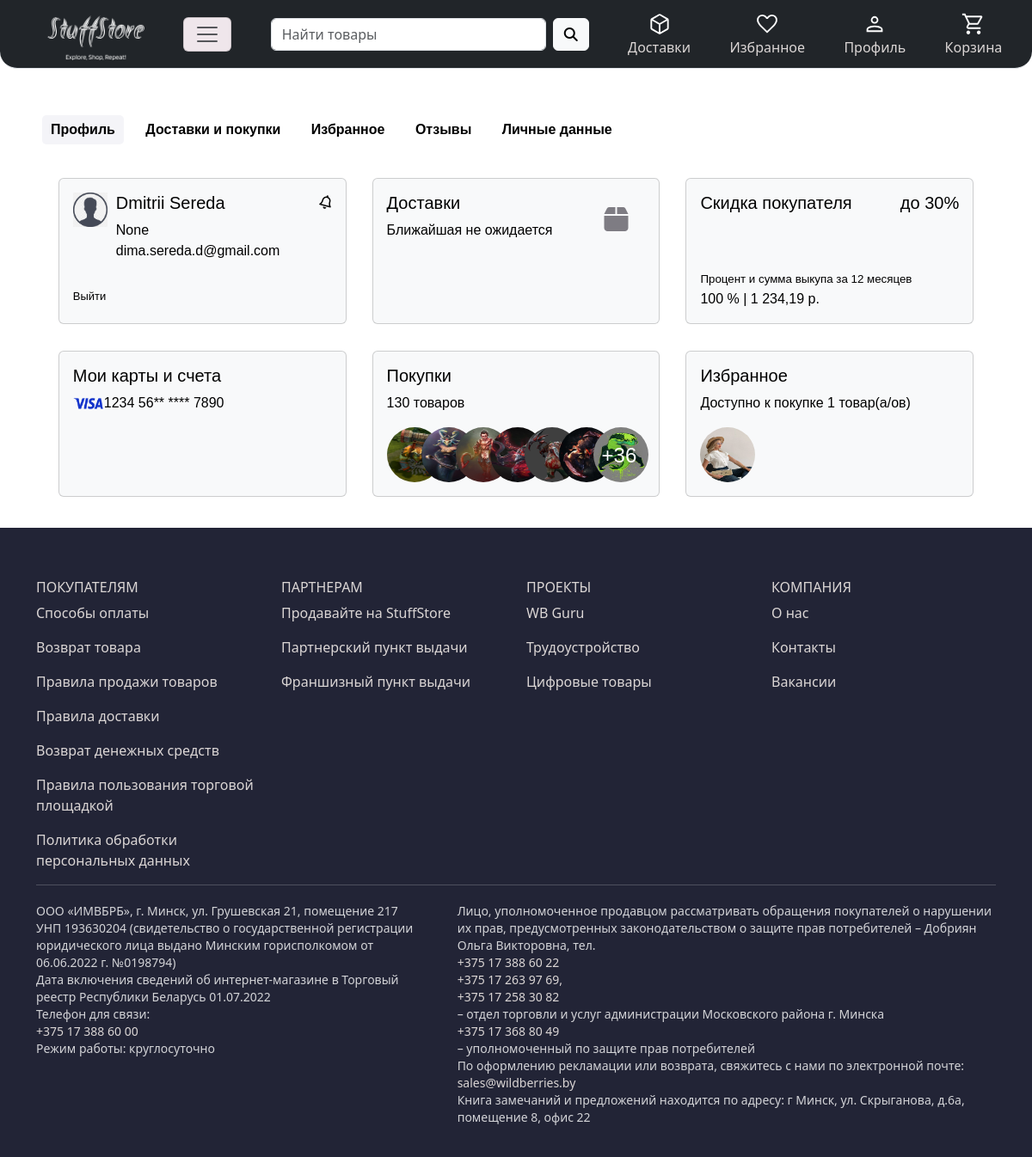
Page /profile/ (signed in) on the earlier database version.
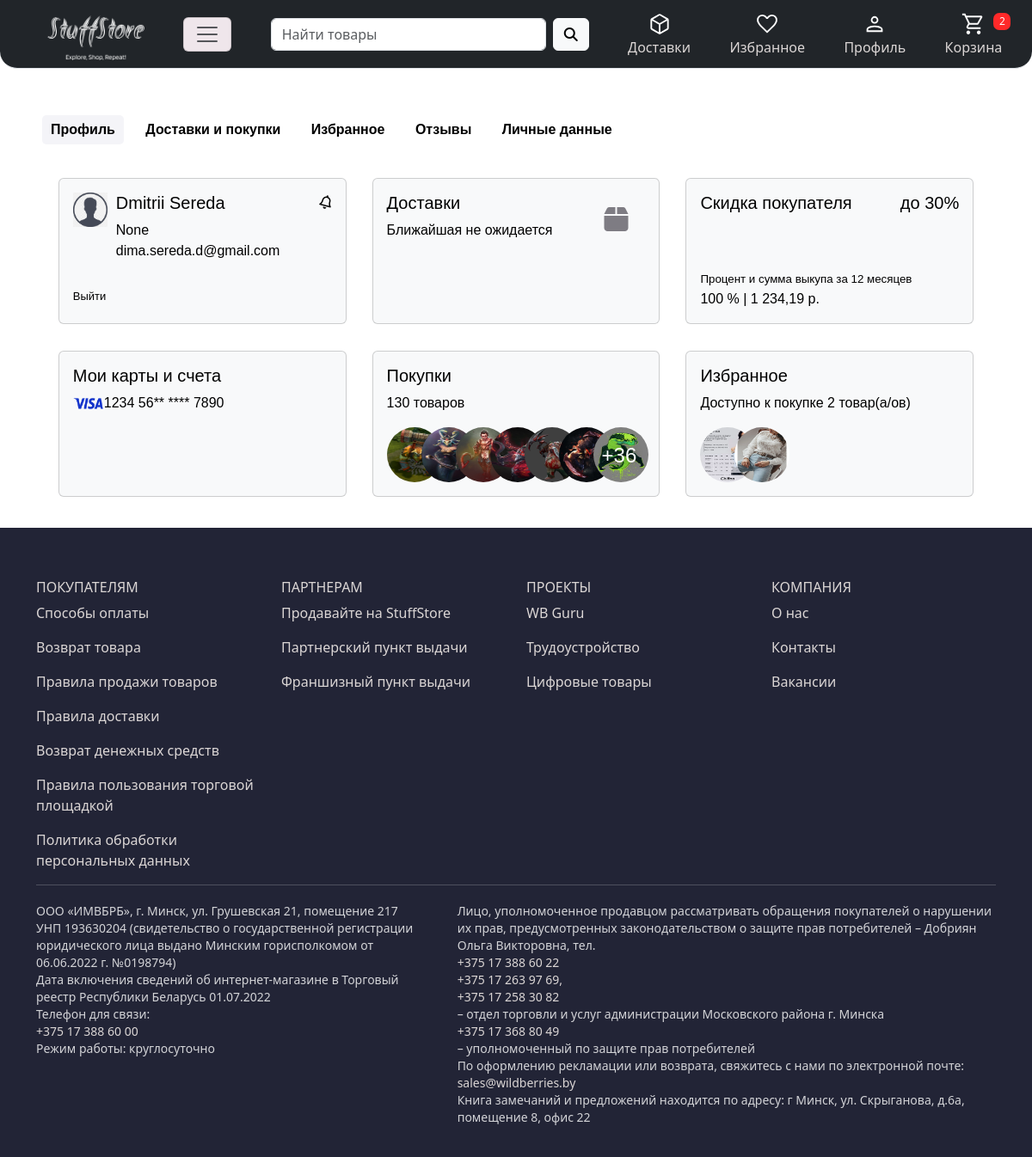
Same page on the later database version.
### users/models.py (models this page shows)
class User(AbstractUser):
    MAN = "0"
    WOMAN = "1"
    GENDER = (
        (MAN, 'Муж.'),
        (WOMAN, 'Жен.')
    )
    phone = models.CharField(max_length=13, null=True, blank=True)
    gender = models.CharField(default=MAN, choices=GENDER, max_length=1, null=True, blank=True)
    card = models.OneToOneField(to=Card, on_delete=models.PROTECT, null=True)

### basket/models.py (models this page shows)
class Favorites(models.Model):
    user = models.ForeignKey(User, on_delete=models.CASCADE)
    product = models.ForeignKey(Product, on_delete=models.CASCADE, related_name='favorite')

### products/models.py (models this page shows, shortened)
class Product(models.Model):
    name = models.CharField(max_length=128)
    price = models.DecimalField(max_digits=10, decimal_places=2)
    description = models.TextField()
    quantity = models.PositiveIntegerField(default=0)
    slug = models.SlugField(max_length=255, unique=True, db_index=True)
    subcategory = models.ForeignKey(to=SubCategory, on_delete=models.PROTECT)
    stripe_product_price_id = models.CharField(max_length=128, blank=True, null=True)
    def get_absolute_url(self):
        return reverse('products:product_page',
                       kwargs={'subcategory_slug': self.subcategory.slug, 'product_id': self.pk})

class ProductImages(models.Model):
    product = models.ForeignKey(to=Product, on_delete=models.PROTECT, related_name='images')
    image = models.ImageField(upload_to='products_images')

### users/views.py (the view)
# urls.py: path('profile/', ProfileView.as_view(), name='profile'),
class ProfileView(BaseMixin, DetailView):
    model = User
    template_name = 'users/profile.html'
    title = 'StuffStore - Профиль'
    def get_object(self, queryset=None) -> Model:
        return self.request.user
    def get_context_data(self, **kwargs):
        context = super().get_context_data(**kwargs)
        context['favorites_products'] = Favorites.objects.filter(user=self.request.user)
        return context

### users/templates/users/profile.html
{% extends 'products/base.html' %}
{% load custom_tags %}
{% block content %}
    <div class="nav_content_profile">
        <ul class="title_nav">
            <li><a href="{% url 'users:profile' %}" class="nav profile"><b>Профиль</b></a></li>
            <li><a href="{% url 'products:delivery' %}" class="nav delivery_and_purchases"><b>Доставки и
                покупки</b></a></li>
            <li><a href="{% url 'basket:favorites' %}" class="nav favourite"><b>Избранное</b></a></li>
            <li><a href="{% url 'products:reviews' %}" class="nav reviews"><b>Отзывы</b></a></li>
            <li><a href="{% url 'users:details' %}" class="nav details"><b>Личные данные</b></a></li>
        </ul>
    </div>
    {% if user.is_authenticated %}
        <div style="content: center; display: flex; justify-content: center; flex-wrap: wrap;margin-top: 20px">
            <div class="card text-bg-light mb-3" style="width: 30%; margin: 15px;">
                <div class="card-body" style="display: flex;">
                    <div style="flex-grow: 1;">
                        <div class="profile-user__header" style="display: flex;">
                            <div>
                                <img src="\static\products\images\avatar.png" alt="" width="40" height="40"
                                     style="border-radius: 100; margin-right: 10px;">
                            </div>
                            <div>
                                <a href="{% url 'users:details' %}" style="color: black;">
                                    <h5 class="card-title">{{ user.first_name }} {{ user.last_name }}</h5>
                                </a>
                                <p style="margin-bottom: 0;">{{ user.phone }}</p>
                                <p>{{ user.email }}</p>
                            </div>
                        </div>
                        <div class="logout">
                            <a href="{% url 'users:logout' %}">Выйти</a>
                        </div>
                    </div>
                    <div class="profile-user__notice">
                        <a href="#" style="color: black;"><i class="fa-regular fa-bell fa-rotate-by"
                                                             style="--fa-rotate-angle: 15deg;"></i></a>
                    </div>
                </div>
            </div>
            <div class="card text-bg-light mb-3" style="width: 30%; margin: 15px;">
                <div class="card-body" style="display: flex;">
                    <div style="flex-grow: 1;">
                        <a href="{% url 'products:delivery' %}" style="color:#000000">
                            <h5 class="card-title">
                                Доставки</h5>
                        </a>
                        <p class="card-text">Ближайшая не ожидается</p>
                    </div>
                    <div style="padding: 20px;">
                        <i class="fa-solid fa-box fa-2xl" style="color: #7e7c83;"></i>
                    </div>
                </div>
            </div>
            <div class="card text-bg-light mb-3" style="width: 30%; margin: 15px;">
                <div class="card-body" style="display: flex; flex-flow: column;">
                    <div style="display: flex; flex-grow: 1;">
                        <div style="flex-grow: 1;">
                            <h5 class="card-title" style="display: inline-block;">Скидка покупателя</h5>
                        </div>
                        <div>
                            <h5 style="display: inline-block;">до 30%</h5>
                        </div>
                    </div>
                    <div>
                        <span style="font-size: smaller;">Процент и сумма выкупа за 12 месяцев</span>
                        <p style="margin: 0;">100 % | 1 234,19 р.</p>
                    </div>
                </div>
            </div>
            <div class="card text-bg-light mb-3" style="width: 30%; margin: 15px;">
                <div class="card-body">
                    <a href="{% url 'users:details' %}" style="color: black">
                        <h5 class="card-title">Мои карты и
                            счета</h5>
                    </a>
                    <div><span><img src="\static\products\images\footer\visa.png" alt="image" height="23"
                                    width="36"></span><span>1234 56** **** 7890</span></div>
                </div>
            </div>
            <div class="card text-bg-light mb-3" style="width: 30%; margin: 15px;">
                <div class="card-body">
                    <div>
                        <a href="#" style="color: black;">
                            <a href="{% url 'products:history' %}" style="color: black">
                                <h5 class="card-title">
                                    Покупки</h5>
                            </a>
                        </a>
                    </div>
                    <div>
                        <p>130 товаров</p>
                    </div>
                    <div style="height: 64px; position: relative;">
                        <img src="/media/images/cards/4.jpg" alt="" width="64" height="64"
                             style="border-radius: 100px; position: absolute; left: 0px;">
                        <img src="/media/images/cards/5.jpg" alt="" width="64" height="64"
                             style="border-radius: 100px; position: absolute; left: 40px;">
                        <img src="/media/images/cards/6.jpg" alt="" width="64" height="64"
                             style="border-radius: 100px; position: absolute; left: 80px;">
                        <img src="/media/images/cards/7.png" alt="" width="64" height="64"
                             style="border-radius: 100px; position: absolute; left: 120px;">
                        <img src="/media/images/cards/8.png" alt="" width="64" height="64"
                             style="border-radius: 100px; position: absolute; left: 160px;">
                        <img src="/media/images/cards/1.jpg" alt="" width="64" height="64"
                             style="border-radius: 100px; position: absolute; left: 200px;">
                        <img src="/media/images/cards/9.jpg" alt="" width="64" height="64"
                             style="border-radius: 100px; position: absolute; left: 240px;">
                        <span
                                style="color: white; position: absolute; left: 250px; top: 15px; font-size: x-large; text-shadow: 0 0 8px #0006;">+36</span>
                    </div>
                </div>
            </div>
            <div class="card text-bg-light mb-3" style="width: 30%; margin: 15px;">
                <div class="card-body">
                    <div>
                        <a href="#" style="color: black;">
                            <a href="{% url 'basket:favorites' %}" style="color: black">
                                <h5 class="card-title">
                                    Избранное</h5>
                            </a>
                        </a>
                    </div>
                    <div>
                        <p>Доступно к покупке {{ favorites_products|length }} товар(а/ов)</p>
                    </div>
                    <div style="height: 64px; position: relative;">
                        {% for product in favorites_products %}
                            {% multiply forloop.counter|add:'-1' 40 as left %}
                            <a href="{{ product.product.get_absolute_url }}"><img
                                    src="{{ product.product.images.first.image.url }}" alt="" width="64" height="64"
                                    style="border-radius: 100px; position: absolute; left: {{ left }}px;"></a>
                        {% endfor %}
                    </div>
                </div>
            </div>
        </div>
    {% else %}
        <div style="text-align: center;">
            <h1>Для входа в личный кабинет необходимо авторизоваться</h1>
        </div>
    {% endif %}
{% endblock %}

Differences in the rows shown:
removed Favorites: product.images.first.image (picture)
added Favorites: product.images.first.image (picture)
added Favorites: product.images.first.image (picture)
Other differences:
{{ favorites_products|length }}: "1" → "2"
